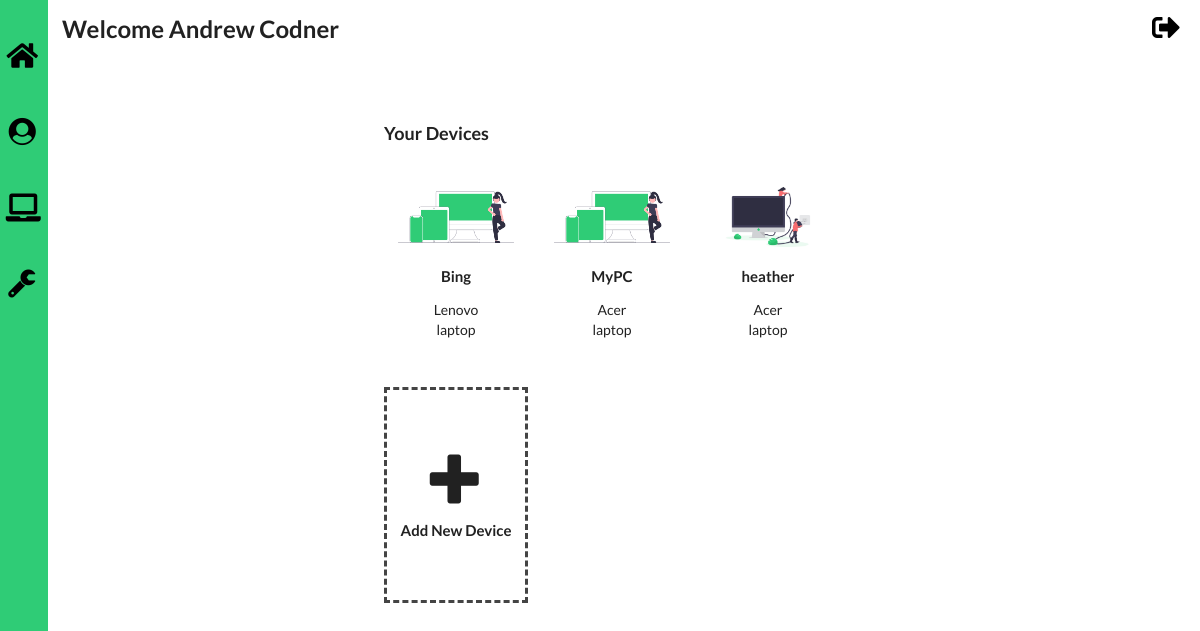
/PHP/user/devices.php (signed in), run on the app's committed database.
### tables this page shows
CREATE TABLE `devices` (
  `deviceID` int NOT NULL AUTO_INCREMENT,
  `userID` int DEFAULT NULL,
  `name` varchar(30) NOT NULL,
  `brand` varchar(30) NOT NULL,
  `model` varchar(30) NOT NULL,
  `category` enum('desktop','laptop','tablet') NOT NULL,
  `image` varchar(255) DEFAULT '../../images/devices/loebster.jpg',
  `deleted` varchar(255) DEFAULT 'no',
  PRIMARY KEY (`deviceID`),
  KEY `userID` (`userID`),
  CONSTRAINT `devices_ibfk_1` FOREIGN KEY (`userID`) REFERENCES `users` (`userID`)
);

### PHP/user/devices.php (the view, shortened to what this page needs)
<?php
    $userid = $_SESSION["userid"];
?>
<!DOCTYPE html>
<html lang="en">
<head>
    <link href="../../css/main.css" rel="stylesheet"/>
    <link href="../../css/dashboard.css" rel="stylesheet"/>
    <link href="../../css/register.css" rel="stylesheet"/>
    <link rel="stylesheet" href="https://cdnjs.cloudflare.com/ajax/libs/semantic-ui/2.4.1/semantic.min.css" />
</head>
<body id="device-body">
    <main id="user-dashboard">
        <nav class="menu">
                <a href="./"><i class="home icon big"></i></a><br>
                <a href="./profile.php"><i class="user circle icon big"></i></a><br>
                <a href="./devices.php"><i class="laptop icon big"></i></a><br>
                <a href="./repairs.php"><i class="wrench icon big"></i></i></a><br>
        </nav>
        <div class="content-section column-container">
            <div class="top-banner">
                <h2>Welcome <?php echo $_SESSION['firstname'] . " " . $_SESSION['lastname']?> </h2>
                    <div class="spacer"></div>
                    <a class="icon" href="../../php/logout.php"><i class="sign out alternate icon big"></i></i></a><br>
            </div>
            <div class="center-children row-container">
                <section class="devices-section">
                    <h3>Your Devices</h3>
                    <div class="row-container">
                        <?php
                            $conn = mysqli_connect(SERVERNAME,USERNAME, PASSWORD, DATABASE) or die("Failed to connect to database");
                            $usersDeviceByIdSQL = "SELECT * FROM devices WHERE userID = '$userid' AND deleted = 'no'";
                            $result = mysqli_query($conn, $usersDeviceByIdSQL) or die(mysqli_error($conn));
                            while ($row = mysqli_fetch_array($result)) {
                                echo "<div class=\"device\">
                                        <img class=\"click-through\" id=\"device-img\" src=\"../../images/devices/".$row["image"]."\" alt=\"user device image\" >
                                        <div class=\"caption\">
                                            <h4 class=\"click-through captionText\">" . $row["name"] . "</h4>
                                            <p class=\"click-through\">" . $row["brand"] . "</p>
                                            <p class=\"click-through\">" . $row["category"] . " </p>
                                            <p class=\"hidden\" > " . $row["deviceID"] . " </p>
                                            <p class=\"hidden\" > " . $row["image"] . " </p>
                                            <p class=\"hidden\">" . $row["model"] . " </p>
                                        </div>
                                    </div>
                                    ";
                            }
                        ?>
                        <div id="add-device">
                            <i class="f plus huge icon"></i>
                            <div class="caption ">
                                <h4>
                                    Add New Device
                                </h4>
                            </div>
                        </div>
                    </div>
                </section>
            </div>
        </div>
    </main>
</body>
</html>

### css/main.css (style rules this page uses)
* { --primary: #2fcc76; --accent: #7dfab6; }
body { display: flex; flex-direction: column; }
main { flex-grow: 1; }
.row-container { display: flex; flex-direction: row; }
.column-container { display: flex; flex-direction: column; }
.center-children { display: flex; justify-content: center; align-items: center; }
.click-through { z-index: -1; }
.spacer { flex-grow: 1; }
a.icon { color: black; }

### css/dashboard.css (style rules this page uses)
#user-dashboard, #technician-dashboard, #admin-dashboard { display: flex; min-height: 100vh; }
.top-banner { display: flex; flex-direction: row; justify-content: space-between; height: 10vh; }
.menu { display: flex; flex-direction: column; align-items: center; padding: 1rem; width: 4vw; background-color: var(--primary); height: 100%; }
.top-banner { padding: 1rem; width: 100%; }
.menu i { padding: 2rem 0; color: black; display: flex; justify-content: center; align-items: center; transition: 0.2s ease; }
.top-banner i { transition: 0.1s ease-in; }
.devices-section { padding-top: 3rem; width: 40vw; display: flex; flex-direction: column; }
.devices-section .row-container { flex-wrap: wrap; }
.device { display: flex; flex-direction: column; margin-right: 1vw; margin-bottom: 1vw; justify-content: center; align-items: center; width: 12vw; height: 18vw; transition: 0.1s ease; }
.device img, .device i { height: 200px; margin: 0 }
#device-img { height: 6vw; width: auto; }
.device p { margin: 0; }
#add-device { display: flex; flex-direction: column; justify-content: center; align-items: center; border: 3px dashed #444; width: 12vw; height: 18vw; transition: 0.3s ease; }
#add-device .caption { text-align: center; height: auto; pointer-events: none; }
div.caption { display: flex; flex-direction: column; align-items: center; padding-top: 1rem; height: 100px; }
#user-dashboard > div { width: 100%; }
#user-dashboard .content-section, #admin-dashboard .content-section { height: 90%; width: 100%; }

### data on the page
devices: image (picture), name "Bing", brand "Lenovo", category "laptop"
devices: image (picture), name "MyPC", brand "Acer", category "laptop"
devices: image (picture), name "heather", brand "Acer", category "laptop"

### other printed values
$_SESSION['firstname'] "Andrew"
$_SESSION['lastname'] "Codner"
